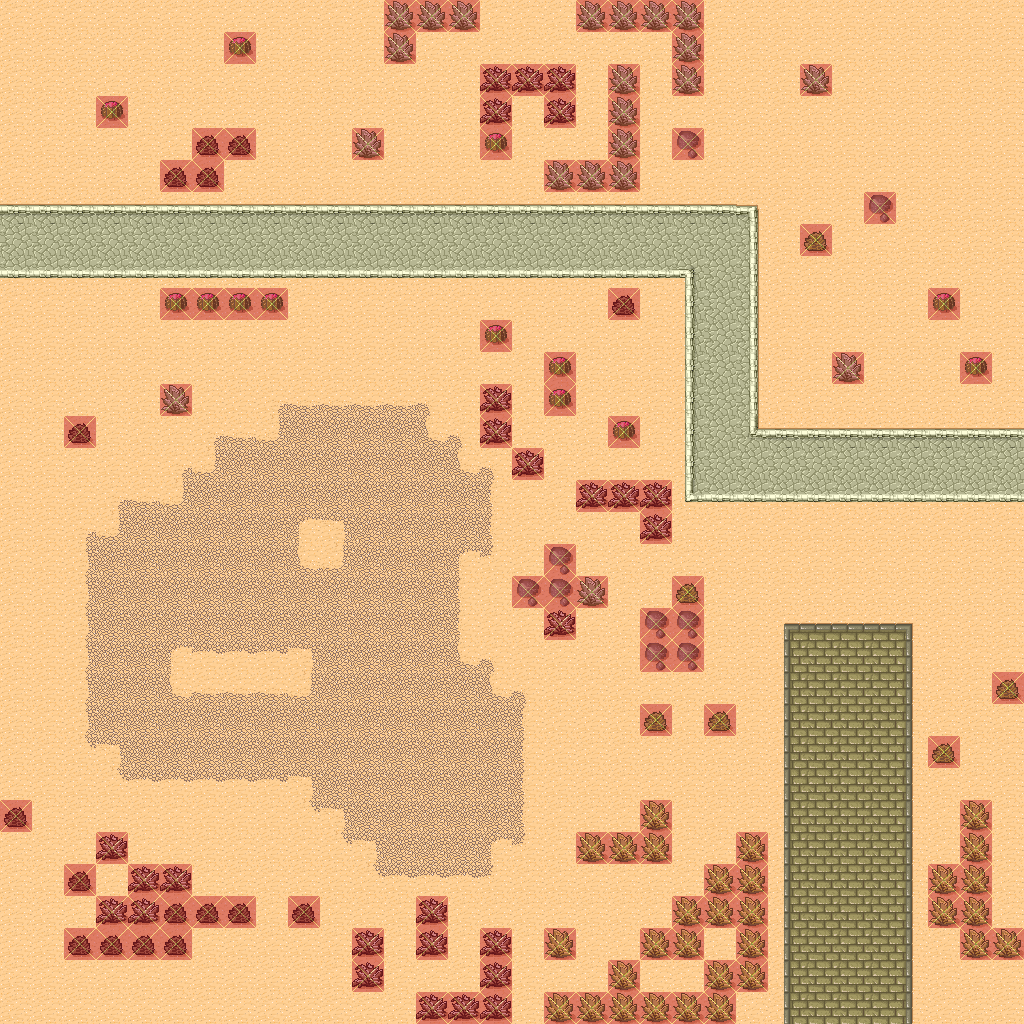

The image is a tile-based game level rendered from a .tmx file. Its description and source (layers, tilesets, objects; grid data summarised) follow:
An orthogonal 32x32 tile map with 32x32 px tiles, 2 tile layers (tile layer, collision layer), 2 tilesets and 2 objects (2x sign).

<map version="1.0" orientation="orthogonal" renderorder="right-up" width="32" height="32" tilewidth="32" tileheight="32" nextobjectid="3">
 <tileset firstgid="1" name="tmw_desert_spacing" tilewidth="32" tileheight="32" spacing="1" margin="1" tilecount="48" columns="8">
  <image source="tmw_desert_spacing.png" width="265" height="199" />
  <tile id="0">
   <properties>
    <property name="description" value="brick path" />
   </properties>
  </tile>
  <tile id="1">
   <properties>
    <property name="description" value="brick path" />
   </properties>
  </tile>
  <tile id="2">
   <properties>
    <property name="description" value="brick path" />
   </properties>
  </tile>
  <tile id="3">
   <properties>
    <property name="description" value="dirt" />
   </properties>
  </tile>
  <tile id="4">
   <properties>
    <property name="description" value="dirt" />
   </properties>
  </tile>
  <tile id="5">
   <properties>
    <property name="description" value="dirt" />
   </properties>
  </tile>
  <tile id="6">
   <properties>
    <property name="description" value="dirt" />
   </properties>
  </tile>
  <tile id="7">
   <properties>
    <property name="description" value="dirt" />
   </properties>
  </tile>
  <tile id="8">
   <properties>
    <property name="description" value="brick path" />
   </properties>
  </tile>
  <tile id="9">
   <properties>
    <property name="description" value="brick path" />
   </properties>
  </tile>
  <tile id="10">
   <properties>
    <property name="description" value="brick path" />
   </properties>
  </tile>
  <tile id="11">
   <properties>
    <property name="description" value="dirt" />
   </properties>
  </tile>
  <tile id="12">
   <properties>
    <property name="description" value="dirt" />
   </properties>
  </tile>
  <tile id="13">
   <properties>
    <property name="description" value="dirt" />
   </properties>
  </tile>
  <tile id="14">
   <properties>
    <property name="description" value="dirt" />
   </properties>
  </tile>
  <tile id="15">
   <properties>
    <property name="description" value="dirt" />
   </properties>
  </tile>
  <tile id="16">
   <properties>
    <property name="description" value="brick path" />
   </properties>
  </tile>
  <tile id="17">
   <properties>
    <property name="description" value="brick path" />
   </properties>
  </tile>
  <tile id="18">
   <properties>
    <property name="description" value="brick path" />
   </properties>
  </tile>
  <tile id="19">
   <properties>
    <property name="description" value="brick path" />
   </properties>
  </tile>
  <tile id="20">
   <properties>
    <property name="description" value="brick path" />
   </properties>
  </tile>
  <tile id="21">
   <properties>
    <property name="description" value="dirt" />
   </properties>
  </tile>
  <tile id="22">
   <properties>
    <property name="description" value="dirt" />
   </properties>
  </tile>
  <tile id="23">
   <properties>
    <property name="description" value="dirt" />
   </properties>
  </tile>
  <tile id="24">
   <properties>
    <property name="description" value="stone path" />
   </properties>
  </tile>
  <tile id="25">
   <properties>
    <property name="description" value="stone path" />
   </properties>
  </tile>
  <tile id="26">
   <properties>
    <property name="description" value="stone path" />
   </properties>
  </tile>
  <tile id="27">
   <properties>
    <property name="description" value="brick path" />
   </properties>
  </tile>
  <tile id="28">
   <properties>
    <property name="description" value="brick path" />
   </properties>
  </tile>
  <tile id="29">
   <properties>
    <property name="description" value="sand" />
   </properties>
  </tile>
  <tile id="30">
   <properties>
    <property name="collidable" value="" />
    <property name="description" value="foliage" />
   </properties>
  </tile>
  <tile id="31">
   <properties>
    <property name="collidable" value="" />
    <property name="description" value="rock" />
   </properties>
  </tile>
  <tile id="32">
   <properties>
    <property name="description" value="stone path" />
   </properties>
  </tile>
  <tile id="33">
   <properties>
    <property name="description" value="stone path" />
   </properties>
  </tile>
  <tile id="34">
   <properties>
    <property name="description" value="stone path" />
   </properties>
  </tile>
  <tile id="35">
   <properties>
    <property name="description" value="stone path" />
   </properties>
  </tile>
  <tile id="36">
   <properties>
    <property name="description" value="stone path" />
   </properties>
  </tile>
  <tile id="37">
   <properties>
    <property name="collidable" value="" />
    <property name="description" value="foliage" />
   </properties>
  </tile>
  <tile id="38">
   <properties>
    <property name="collidable" value="" />
    <property name="description" value="foliage" />
   </properties>
  </tile>
  <tile id="39">
   <properties>
    <property name="collidable" value="" />
    <property name="description" value="foliage" />
   </properties>
  </tile>
  <tile id="40">
   <properties>
    <property name="description" value="stone path" />
   </properties>
  </tile>
  <tile id="41">
   <properties>
    <property name="description" value="stone path" />
   </properties>
  </tile>
  <tile id="42">
   <properties>
    <property name="description" value="stone path" />
   </properties>
  </tile>
  <tile id="43">
   <properties>
    <property name="description" value="stone path" />
   </properties>
  </tile>
  <tile id="44">
   <properties>
    <property name="description" value="stone path" />
   </properties>
  </tile>
  <tile id="45">
   <properties>
    <property name="collidable" value="" />
    <property name="description" value="sign" />
   </properties>
  </tile>
  <tile id="46">
   <properties>
    <property name="collidable" value="" />
    <property name="description" value="foliage" />
   </properties>
  </tile>
  <tile id="47">
   <properties>
    <property name="collidable" value="" />
    <property name="description" value="foliage" />
   </properties>
  </tile>
 </tileset>
 <tileset firstgid="49" name="collision_tileset" tilewidth="32" tileheight="32" tilecount="1" columns="0">
  <tile id="0">
   <image width="32" height="32" source="collision_tile.png" />
  </tile>
 </tileset>
 <layer name="tile layer" width="32" height="32">
  <data>[1024 cells, 1024 non-empty, 36 distinct tile ids]</data>
 </layer>
 <layer name="collision layer" width="32" height="32" opacity="0.5">
  <data>[1024 cells, 123 non-empty, 1 distinct tile ids]</data>
 </layer>
 <objectgroup name="object group">
  <object id="1" type="sign" x="768" y="384" width="32" height="32">
   <properties>
    <property name="message" value="Read Me!" />
   </properties>
  </object>
  <object id="2" type="sign" x="32" y="160" width="32" height="32">
   <properties>
    <property name="message" value="Onwards to the end of the world!" />
   </properties>
  </object>
 </objectgroup>
</map>
